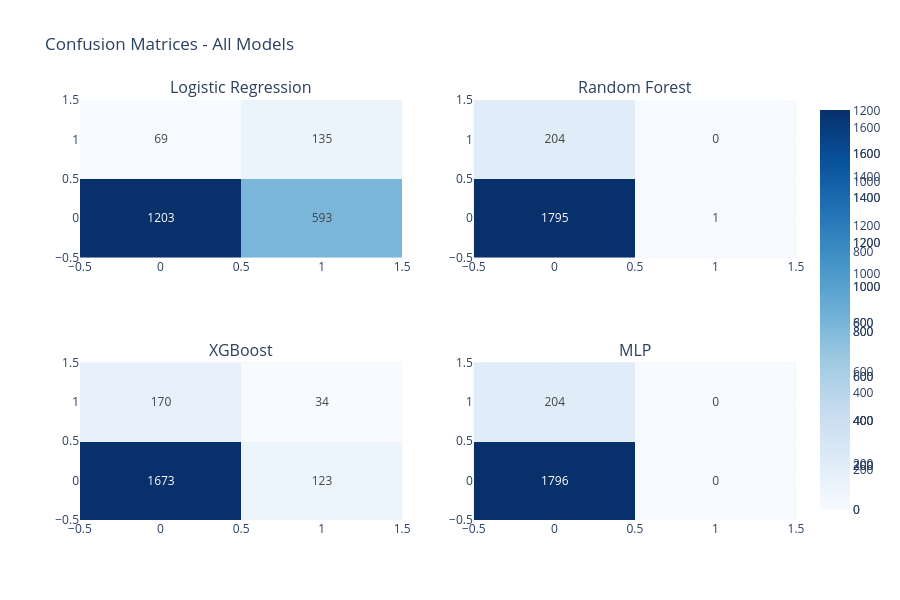

The code cell stored with this chart in its notebook:
### Markdown cell above
## 1️⃣1️⃣ Confusion Matrix & ROC Curve

### Code cell
fig = make_subplots(rows=2, cols=2, subplot_titles=list(models.keys()), specs=[[{'type': 'heatmap'}, {'type': 'heatmap'}], [{'type': 'heatmap'}, {'type': 'heatmap'}]])

for idx, (model_name, model) in enumerate(models.items()):
    row, col = idx // 2 + 1, idx % 2 + 1
    if model_name == 'MLP':
        y_pred_temp = (model.predict(X_test, verbose=0) > 0.5).astype(int).flatten()
    else:
        y_pred_temp = model.predict(X_test)
    cm = confusion_matrix(y_test, y_pred_temp)
    fig.add_trace(go.Heatmap(z=cm, text=cm, texttemplate='%{text}', colorscale='Blues'), row=row, col=col)

fig.update_layout(height=600, title_text='Confusion Matrices - All Models')
fig.show()

print('✅ Confusion matrices created!')

### Figure 1 — Plotly figure (JSON) as saved in the notebook; plotly's stock layout.template omitted (floating-point values rounded to 4 significant figures)
{"data": [{"colorscale": [[0, "rgb(247,251,255)"], [0.125, "rgb(222,235,247)"], [0.25, "rgb(198,219,239)"], [0.375, "rgb(158,202,225)"], [0.5, "rgb(107,174,214)"], [0.625, "rgb(66,146,198)"], [0.75, "rgb(33,113,181)"], [0.875, "rgb(8,81,156)"], [1, "rgb(8,48,107)"]], "text": [[1203, 593], [69, 135]], "texttemplate": "%{text}", "type": "heatmap", "xaxis": "x", "yaxis": "y", "z": [[1203, 593], [69, 135]]}, {"colorscale": [[0, "rgb(247,251,255)"], [0.125, "rgb(222,235,247)"], [0.25, "rgb(198,219,239)"], [0.375, "rgb(158,202,225)"], [0.5, "rgb(107,174,214)"], [0.625, "rgb(66,146,198)"], [0.75, "rgb(33,113,181)"], [0.875, "rgb(8,81,156)"], [1, "rgb(8,48,107)"]], "text": [[1795, 1], [204, 0]], "texttemplate": "%{text}", "type": "heatmap", "xaxis": "x2", "yaxis": "y2", "z": [[1795, 1], [204, 0]]}, {"colorscale": [[0, "rgb(247,251,255)"], [0.125, "rgb(222,235,247)"], [0.25, "rgb(198,219,239)"], [0.375, "rgb(158,202,225)"], [0.5, "rgb(107,174,214)"], [0.625, "rgb(66,146,198)"], [0.75, "rgb(33,113,181)"], [0.875, "rgb(8,81,156)"], [1, "rgb(8,48,107)"]], "text": [[1673, 123], [170, 34]], "texttemplate": "%{text}", "type": "heatmap", "xaxis": "x3", "yaxis": "y3", "z": [[1673, 123], [170, 34]]}, {"colorscale": [[0, "rgb(247,251,255)"], [0.125, "rgb(222,235,247)"], [0.25, "rgb(198,219,239)"], [0.375, "rgb(158,202,225)"], [0.5, "rgb(107,174,214)"], [0.625, "rgb(66,146,198)"], [0.75, "rgb(33,113,181)"], [0.875, "rgb(8,81,156)"], [1, "rgb(8,48,107)"]], "text": [[1796, 0], [204, 0]], "texttemplate": "%{text}", "type": "heatmap", "xaxis": "x4", "yaxis": "y4", "z": [[1796, 0], [204, 0]]}], "layout": {"annotations": [{"font": {"size": 16}, "showarrow": false, "text": "Logistic Regression", "x": 0.225, "xanchor": "center", "xref": "paper", "y": 1, "yanchor": "bottom", "yref": "paper"}, {"font": {"size": 16}, "showarrow": false, "text": "Random Forest", "x": 0.775, "xanchor": "center", "xref": "paper", "y": 1, "yanchor": "bottom", "yref": "paper"}, {"font": {"size": 16}, "showarrow": false, "text": "XGBoost", "x": 0.225, "xanchor": "center", "xref": "paper", "y": 0.375, "yanchor": "bottom", "yref": "paper"}, {"font": {"size": 16}, "showarrow": false, "text": "MLP", "x": 0.775, "xanchor": "center", "xref": "paper", "y": 0.375, "yanchor": "bottom", "yref": "paper"}], "height": 600, "title": {"text": "Confusion Matrices - All Models"}, "xaxis": {"anchor": "y", "domain": [0, 0.45]}, "xaxis2": {"anchor": "y2", "domain": [0.55, 1]}, "xaxis3": {"anchor": "y3", "domain": [0, 0.45]}, "xaxis4": {"anchor": "y4", "domain": [0.55, 1]}, "yaxis": {"anchor": "x", "domain": [0.625, 1]}, "yaxis2": {"anchor": "x2", "domain": [0.625, 1]}, "yaxis3": {"anchor": "x3", "domain": [0, 0.375]}, "yaxis4": {"anchor": "x4", "domain": [0, 0.375]}}}
